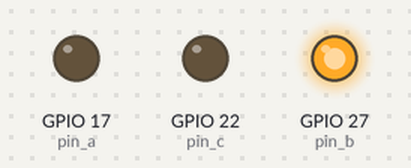
The program below on a simulated Raspberry Pi (BCM pin numbers). Shown: output pins drawn as LEDs (lit = HIGH).

Above: at 0.1 s.
Timing chart, 0 to 1.6 s (numbered marks = the images above):
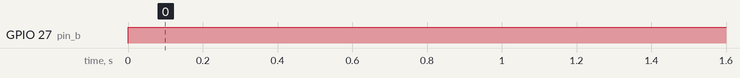

Measured:
- by itself, GPIO 27 (pin_b): LOW → HIGH at 0.00 s

The program:

id-sender.py
```python
#codigo ID sender rasp-> espNÓ
import RPi.GPIO as GPIO
import time

class NumberSender:
    def __init__(self, pin_a, pin_b, pin_c):
        self.pin_a = pin_a
        self.pin_b = pin_b
        self.pin_c = pin_c

        # Setup GPIO

        GPIO.setmode(GPIO.BCM)
        GPIO.setup(self.pin_a, GPIO.OUT)
        GPIO.setup(self.pin_b, GPIO.OUT)
        GPIO.setup(self.pin_c, GPIO.OUT)

    def send_number(self, num):
        try:
            while True:
                self.set_pins(num)
        except KeyboardInterrupt:
            pass
        finally:
            self.cleanup()

    def set_pins(self, number):
        GPIO.output(self.pin_a, number & 0b001)          # Bit 0
        GPIO.output(self.pin_b, (number >> 1) & 0b001)   # Bit 1
        GPIO.output(self.pin_c, (number >> 2) & 0b001)   # Bit 2

    def cleanup(self):
        GPIO.cleanup()  # Clean up GPIO settings

if __name__ == "__main__":
    sender = NumberSender(pin_a=17, pin_b=27, pin_c=22)

    sender.send_number(2)
```
